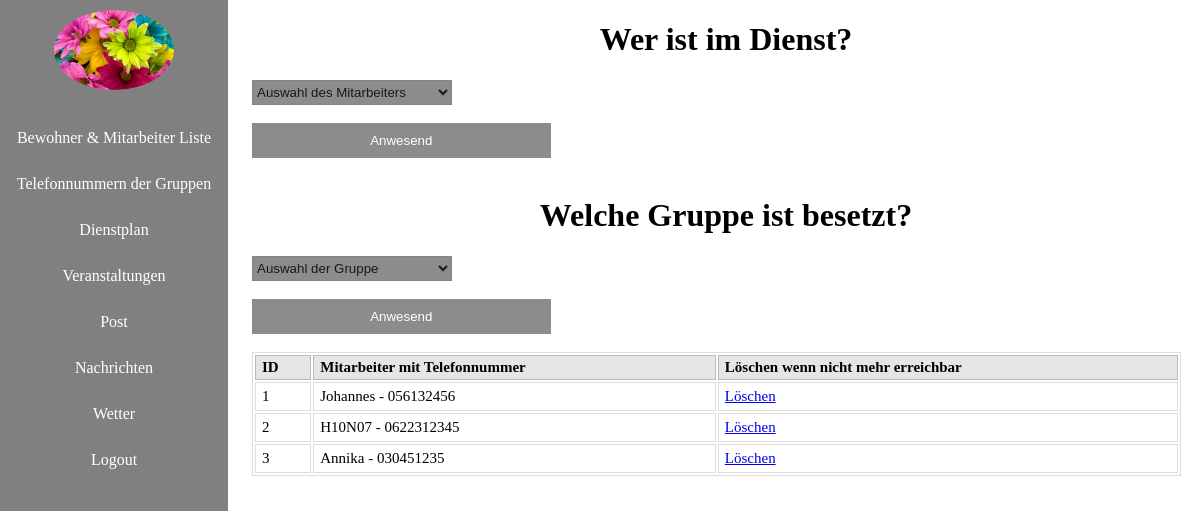
Page /Abschlussprojekt/Abschlussprojekt_admin/entries/mitarbeiter.php (signed in) on the committed database.
### tables this page shows
CREATE TABLE `erreichbar` (
  `id` int(11) NOT NULL,
  `mitarbeiter` text NOT NULL,
  `gruppe` varchar(20) NOT NULL
);

### Abschlussprojekt/Abschlussprojekt_admin/entries/mitarbeiter.php (the view, shortened to what this page needs)
<?php
require "../function/connection.php";
require "../function/functions.php";
?>
<div class="grob">
    <div class="ver">
          <h1 class="hanm">Wer ist im Dienst? </h1>
<form action="mitarbeiter.php" method="post">
<div>
          <select name="name[]">
               <option value = ""> Auswahl des Mitarbeiters </option>
          </select>
     </div>
<br>
          <input id = "post" type="submit" value="Anwesend" name="mitarb">
</form>
<br>
</div>
</div>
<div class="grob">
    <div class="ver">
          <h1 class="hanm">Welche Gruppe ist besetzt? </h1>
<form action="mitarbeiter.php" method="post">
<div>
          <select name="gruppennr[]">
               <option value = ""> Auswahl der Gruppe </option>
          </select>
     </div>
<br>
          <input id = "post" type="submit" value="Anwesend" name="mitarbt">
</form>
<br>
<table>
          <tr>
               <th>ID</th>
               <th>Mitarbeiter mit Telefonnummer</th>
               <th>Löschen wenn nicht mehr erreichbar</th>
          </tr>
<?php
     $stmt = $dbh->query("SELECT id, mitarbeiter FROM erreichbar WHERE gruppe = '$_SESSION[gruppe]' ORDER BY id ");
     while($row = $stmt->fetch()){
     echo '<tr>';
     echo '<td>'.$row['id'].'</td>';
     echo '<td>'.$row['mitarbeiter'].'</td>';
?>
          <td>
               <a href="javascript:delmitarb('<?php echo $row['id'];?>',
               '<?php echo $row['mitarbeiter'];?>')">Löschen</a>
          </td>
<?php
     echo '</tr>';
     }
?>
	</table>
</div>
</div>

### Abschlussprojekt/Abschlussprojekt_admin/style/style.css (style rules this page uses)
body { background: url(../pics/) no-repeat center center fixed; -webkit-background-size: cover; -moz-background-size: cover; -o-background-size: cover; background-size: cover; margin: 0; }
.grob { margin-left: 21%; display: grid; }
.hanm { text-align: center; }
.ver { display: block; }
table { width: 98%; text-align: left; border: 1px solid #dddddd; font-size: 15px; color: #000; background: #fff; margin-bottom: 10px; }
table th { background-color: #e5e5e5; border: 1px solid #bbbbbb; padding: 3px 6px; color: #000; }
table tr td { border: 1px solid #dddddd; padding: 5px 6px; }
select { width: 200px; height: 25px; background-color: gray; opacity: 0.9; }
#post { background-color: gray; color: white; padding: 10px 20px; border: none; cursor: pointer; width: 31.5%; opacity: 0.9; }

### rows in the picture
erreichbar: id "1", mitarbeiter "Johannes - 056132456"
erreichbar: id "2", mitarbeiter "H10N07 - 0622312345"
erreichbar: id "3", mitarbeiter "Annika - 030451235"
